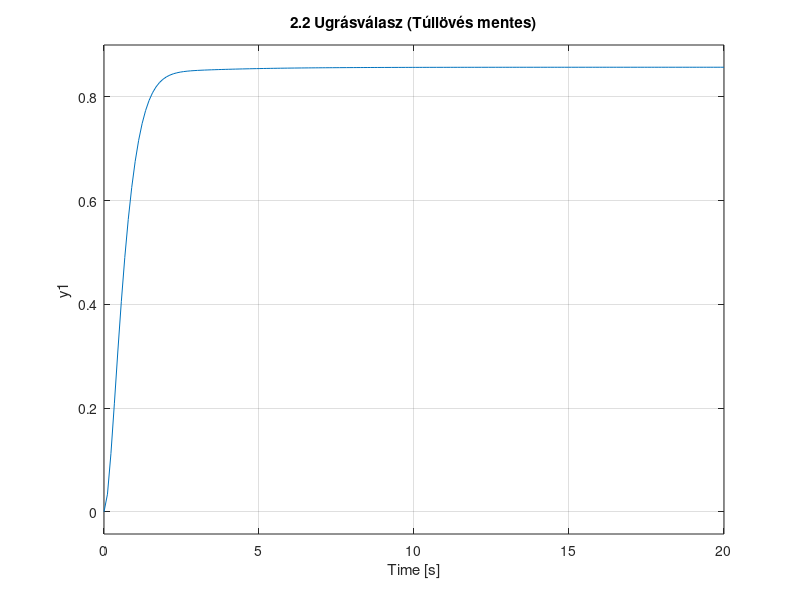

Here is the MATLAB script that generated this plot: (Note: this script raises an error after producing the figure.)
clear all; close all; clc;

%% 2. Feladat: PD szabályozó tervezése
% Szakasz átviteli függvénye: Wp(s) = 5 / ((5s+1)*(2s+1))
s = tf('s');
Wp = 5 / ((5*s+1) * (2*s+1));

%% 2.1 Feladat: Póluskiejtés és Időállandók
% Szabályozó: Wc = Ap * (1 + s*Td / (1 + s*Tc))
% Kiejtjük a szakasz MÁSODIK leglassabb pólusát.
% Időállandók: 5s és 2s.
% Leglassabb: 5s. Második leglassabb: 2s.
% Tehát Td = 2.

Td = 2;
% A feladat kéri: Td = 10 * Tc -> Tc = Td / 10
Tc = Td / 10;

disp('2.1 Paraméterek:');
disp(['   Td (Differenciálási idő): ', num2str(Td)]);
disp(['   Tc (Szűrő időállandó): ', num2str(Tc)]);

%% 2.2 Feladat: Ap hangolása (Gyors, túllövés nélkül)
% Követelmények:
% - Túllövés = 0% (vagy nagyon kicsi)
% - Beállási idő < 2.1 s

% PROBALGATAS:
Ap_2_2 = 1.2; % KEZDETI TIPP

Wc_2_2 = Ap_2_2 * (1 + (s*Td)/(1 + s*Tc));
Wo_2_2 = minreal(Wp * Wc_2_2);
T_2_2 = feedback(Wo_2_2, 1);

figure(1);
step(T_2_2);
title('2.2 Ugrásválasz (Túllövés mentes)');
grid on;
info_2_2 = stepinfo(T_2_2);
disp('2.2 Eredmények:');
disp(['   Ap: ', num2str(Ap_2_2)]);
disp(['   Túllövés: ', num2str(info_2_2.Overshoot), ' %']);
disp(['   Beállási idő: ', num2str(info_2_2.SettlingTime), ' s']);


%% 2.3 Feladat: Ap hangolása (Még gyorsabb)
% Követelmények:
% - Beállási idő < 1.2 s
% - Fázistartalék > 60 fok
% - Túllövés > 0% lehet

% PROBALGATAS: Növeld Ap-t!
Ap_2_3 = 2.5; % KEZDETI TIPP

Wc_2_3 = Ap_2_3 * (1 + (s*Td)/(1 + s*Tc));
Wo_2_3 = minreal(Wp * Wc_2_3);
T_2_3 = feedback(Wo_2_3, 1);

figure(2);
step(T_2_3);
title('2.3 Ugrásválasz (Gyors)');
grid on;
info_2_3 = stepinfo(T_2_3);

figure(3);
margin(Wo_2_3);
[Gm, Pm, Wcg, Wcp] = margin(Wo_2_3);

disp('2.3 Eredmények:');
disp(['   Ap: ', num2str(Ap_2_3)]);
disp(['   Beállási idő: ', num2str(info_2_3.SettlingTime), ' s']);
disp(['   Túllövés: ', num2str(info_2_3.Overshoot), ' %']);
disp(['   Fázistartalék: ', num2str(Pm), ' fok']);


%% 2.4 Feladat: Diszkretizálás
% Fázistartalék romlás < 0.9 fok
delta_phi_max = 0.9;
wc = Wcp; 
Ts_max = (delta_phi_max * 2 * pi) / (wc * 180);

Ts = floor(Ts_max * 1000) / 1000; % 3 tizedesjegyre kerekítve

disp('2.4 Diszkretizálás:');
disp(['   Maximális mintavételi idő: ', num2str(Ts_max), ' s']);
disp(['   Választott Ts: ', num2str(Ts), ' s']);

% PD szabályozó diszkretizálása (Euler backward)
% Wc(s) = Ap * (1 + s*Td / (1 + s*Tc))
% Ez bonyolultabb algebrailag.
% Egyszerűbb felírni tagonként: P + D tag.
% De a feladat "differenciálegyenletet" kér u[k]-ra rendezve.
% Wc(z) = Ap * ( 1 + (Td * (1-z^-1)/Ts) / (1 + Tc * (1-z^-1)/Ts) )
% ... Ez bonyolult levezetést igényelhet a ZH-n. 
% Általános közelítés: u[k] = P_tag + D_tag
% De itt a szűrős alak van: (1+sTc) a nevezőben.

% U(s) = Ap * E(s) + Ap * [ sTd / (1+sTc) ] * E(s)
% A második tag a differenciáló tag szűréssel (D_filt).
% (1+sTc) * U_d(s) = sTd * E(s)
% (1 + Tc(1-z^-1)/Ts) * U_d(z) = Td(1-z^-1)/Ts * E(z)
% (Ts + Tc - Tc*z^-1) * U_d(z) = Td(1-z^-1) * E(z)
% (Ts+Tc) U_d[k] - Tc U_d[k-1] = Td(e[k] - e[k-1])
% U_d[k] = (Tc/(Ts+Tc)) U_d[k-1] + (Td/(Ts+Tc)) (e[k] - e[k-1])
% És u[k] = Ap * (e[k] + U_d[k])

disp('   Tipp: A PD szűrős alakjának differencia egyenlete két lépésben számolható (belső állapot bevezetésével).');
disp('   Ha a tanár a "szokásos" egyszerűsített PD-t kérte (szűrő nélkül), akkor más a képlet.');
disp('   Itt a szűrős alak közelítése:');
c1 = Tc/(Ts+Tc);
c2 = Td/(Ts+Tc);
disp(['   u_d[k] = ', num2str(c1), '*u_d[k-1] + ', num2str(c2), '*(e[k] - e[k-1])']);
disp(['   u[k] = ', num2str(Ap_2_3), ' * (e[k] + u_d[k])']);
